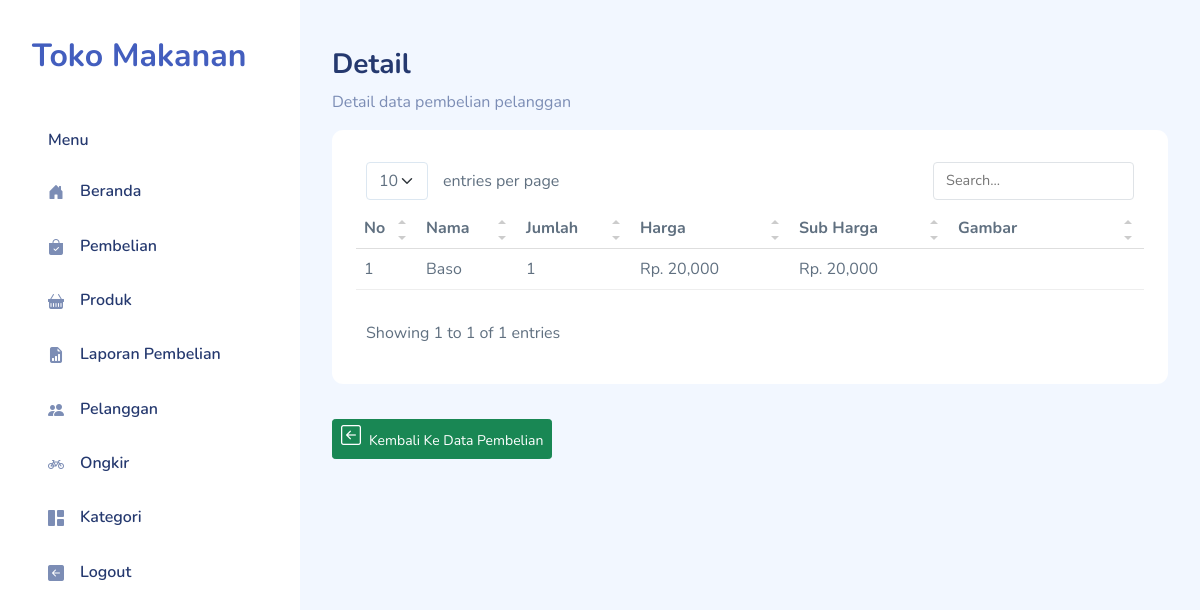
The app's page /admin/index.php?halaman=detail&id=1 (signed in) with its own data.
### tables this page shows
CREATE TABLE `pembelian_produk` (
  `id_pembelian_produk` int(11) NOT NULL,
  `id_pembelian` int(11) NOT NULL,
  `id_produk` int(11) NOT NULL,
  `jumlah` int(11) NOT NULL,
  `nama` varchar(100) NOT NULL,
  `harga` int(11) NOT NULL,
  `subharga` int(11) NOT NULL
);

### admin/include/functions.php (called while the page is built, shortened)
<?php
$conn = new mysqli("localhost", "root", "", "toko-makanan");
function queryData($query) {
    global $conn;
    $result = mysqli_query($conn, $query);
    $rows = [];
    while($row = mysqli_fetch_assoc($result)) {
        $rows[] = $row;
    }
    return $rows;
}
?>

### admin/detail.php (the view)
<?php
$id_produk = $_GET["id"];
$result = queryData("SELECT * FROM pembelian_produk WHERE id_pembelian = $id_produk");
$nomor = 1;
$ambilgambar = $conn->query("SELECT * FROM pembelian_produk JOIN produk ON pembelian_produk.id_produk = produk.id_produk WHERE id_pembelian = $id_produk");
$gambar = mysqli_fetch_assoc($ambilgambar);
?>
<div class="page-heading">
    <div class="page-title">
        <div class="row">
            <div class="col-12 col-md-6 order-md-1 order-last">
                <h3>Detail</h3>
                <p class="text-muted">Detail data pembelian pelanggan</p>
            </div>
        </div>
    </div>
    <section class="section">
        <div class="card">
            <div class="card-body">
                <table class="table table-hover" id="table1">
                    <thead>
                        <tr>
                            <th>No</th>
                            <th>Nama</th>
                            <th>Jumlah</th>
                            <th>Harga</th>
                            <th>Sub Harga</th>
                            <th>Gambar</th>
                        </tr>
                    </thead>
                    <tbody>
                        <?php foreach($result as $row) : ?>
                        <tr>
                            <td><?= $nomor++; ?></td>
                            <td><?= $row["nama"]; ?></td>
                            <td><?= $row["jumlah"]; ?></td>
                            <td>Rp. <?= number_format($row["harga"]) ?></td>
                            <td>Rp. <?= number_format($row["subharga"]) ?></td>
                            <td><img src="../foto_produk/<?= $gambar["foto_produk"] ?> " alt="" width="100"></td>
                        </tr>
                        <?php endforeach; ?>
                    </tbody>
                </table>
            </div>
        </div>
        <a href="index.php?halaman=pembelian" class="btn btn-sm btn-success me-1 mb-1"><i
                class="bi bi-arrow-left-square me-2" style="font-size: 20px;"></i>Kembali
            Ke
            Data Pembelian</a>
    </section>

### admin/assets/css/app.css (style rules this page uses)
.btn i,.btn svg { width:16px;height:16px }
.btn.btn-danger,.btn.btn-info,.btn.btn-primary,.btn.btn-secondary,.btn.btn-success,.btn.btn-warning { color:#fff }
.card { margin-bottom:2.2rem;border:none }
.card .card-body { padding:1.5rem }
.dataTable-table td,.dataTable-table thead th,.table td,.table thead th { vertical-align:middle }
.dataTable-table:not(.table-borderless) thead th,.table:not(.table-borderless) thead th { border-bottom:1px solid #dedede!important }
.bi { width:1rem;height:1rem }
.page-heading { margin:0 0 2rem }
.page-heading h3 { font-weight:700 }
a { text-decoration:none }

### records on screen
pembelian_produk: nama "Baso", jumlah "1", harga "20,000", subharga "20,000"
